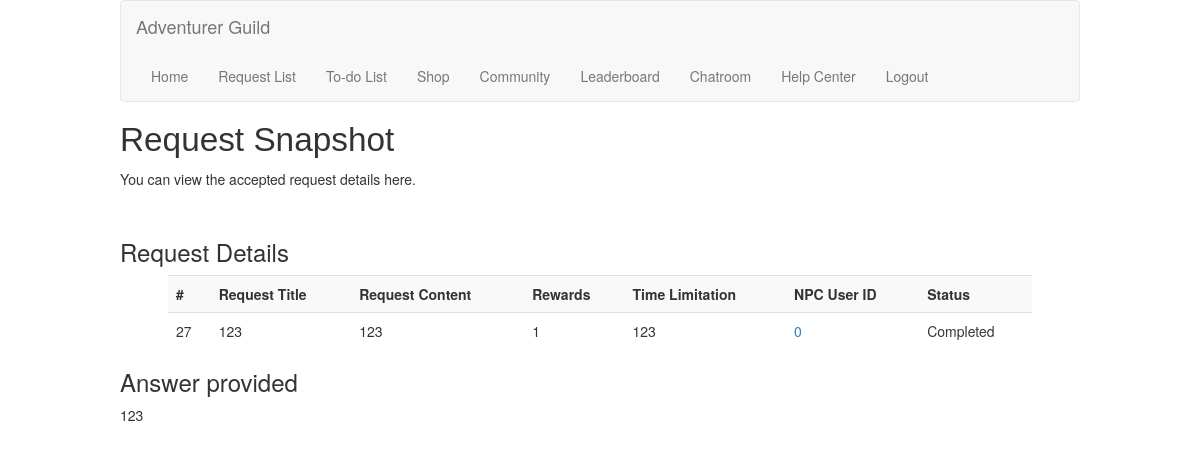
Page /requestdetails/27 (signed in) on the committed database.
### models/sqlmodels.py (models this page shows, shortened)
class Requests(db.Model):
    __tablename__ = 'requests'
    requestID = Column(Integer, primary_key=True, autoincrement=True)
    title = Column(String(120), nullable=False)
    content = Column(Text, nullable=False)
    rewards = Column(String(120))
    timelimit = Column(String(120))
    userID = Column(String(120), ForeignKey('users.userID', name='fk_requests_userID'))
    status = Column(Text, nullable=False, default="Available")
    answer = Column(Text)

### app.py (the view)
    @app.route("/requestdetails/<id>", methods=['GET'])
    @login_required
    def requestDetails(id):
        result = Requests.query.filter(Requests.requestID == id).first()
        if result:
            return render_template("requestDetail.html", result=result)
        else:
            return render_template("requestDetail.html", errmsg=f"We cannot find any content.")

### app.py (called while the page is built)
    @login_manager.user_loader
    def load_user(user_id):
        return User(user_id)

### templates/requestDetail.html (shortened to what this page needs)
{% extends 'base.html' %}
{% block content %}
    <h1 id="pageBanner">Request Snapshot</h1>
    <p>You can view the accepted request details here.</p>
    <br>
    <h3>Request Details</h3>
    <table class="table table-striped listcontents">
        <tbody>
        <tr>
            <th scope="col">#</th>
            <th scope="col">Request Title</th>
            <th scope="col">Request Content</th>
            <th scope="col">Rewards</th>
            <th scope="col">Time Limitation</th>
            <th scope="col">NPC User ID</th>
            <th scope="col">Status</th>
        </tr>
        <tr>
            <td>{{ result.requestID }}</td>
            <td>{{ result.title }}</td>
            <td>{{ result.content }}</td>
            <td>{{ result.rewards }}</td>
            <td>{{ result.timelimit }}</td>
            <td><a href="/profile/{{result.userID}}" title="View NPC details" target="_blank">{{ result.userID }}</a></td>
            <td>{{ result.status }}</td>
        </tr>
        </tbody>
    </table>
    <h3>Answer provided</h3>
    <p>{{ result.answer }}</p>
{% endblock %}

### static/css/main.css (style rules this page uses)
a { text-decoration: none; }
.listcontents { width: 90%; margin-left: auto; margin-right: auto; }
#pageBanner { font-family: 'Gill Sans', 'Gill Sans MT', Calibri, 'Trebuchet MS', sans-serif; font-size: 25pt; }

### rows in the picture
Requests: requestID "27", title "123", content "123", rewards "1", timelimit "123", userID "0", status "Completed", answer "123"
